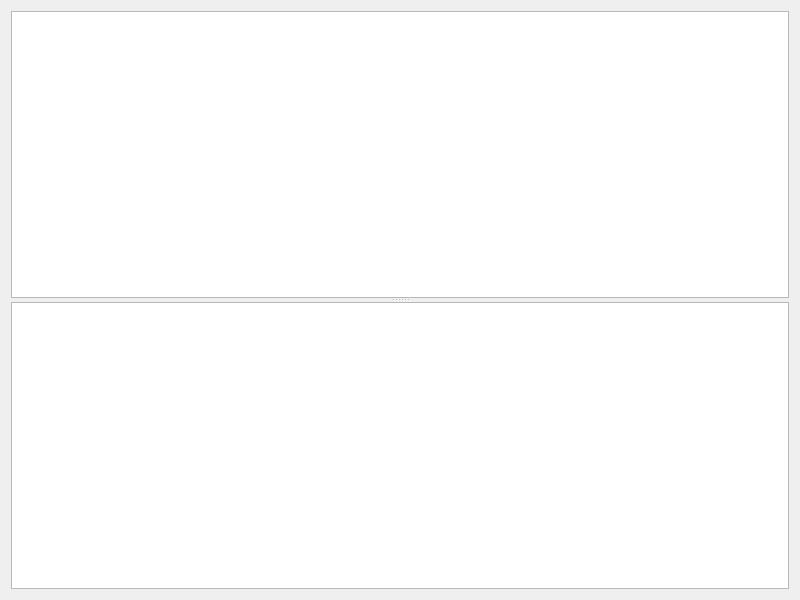
<?xml version="1.0" encoding="UTF-8"?>
<ui version="4.0">
 <class>Form</class>
 <widget class="QWidget" name="Form">
  <property name="geometry">
   <rect>
    <x>0</x>
    <y>0</y>
    <width>800</width>
    <height>600</height>
   </rect>
  </property>
  <property name="windowTitle">
   <string>Form</string>
  </property>
  <layout class="QHBoxLayout" name="horizontalLayout">
   <item>
    <widget class="QSplitter" name="splitter">
     <property name="orientation">
      <enum>Qt::Vertical</enum>
     </property>
     <widget class="QTreeView" name="treeView">
      <property name="minimumSize">
       <size>
        <width>100</width>
        <height>100</height>
       </size>
      </property>
      <property name="styleSheet">
       <string notr="true"/>
      </property>
     </widget>
     <widget class="QTextBrowser" name="Details">
      <property name="minimumSize">
       <size>
        <width>100</width>
        <height>100</height>
       </size>
      </property>
      <property name="overwriteMode">
       <bool>false</bool>
      </property>
     </widget>
    </widget>
   </item>
  </layout>
 </widget>
 <resources/>
 <connections/>
</ui>
